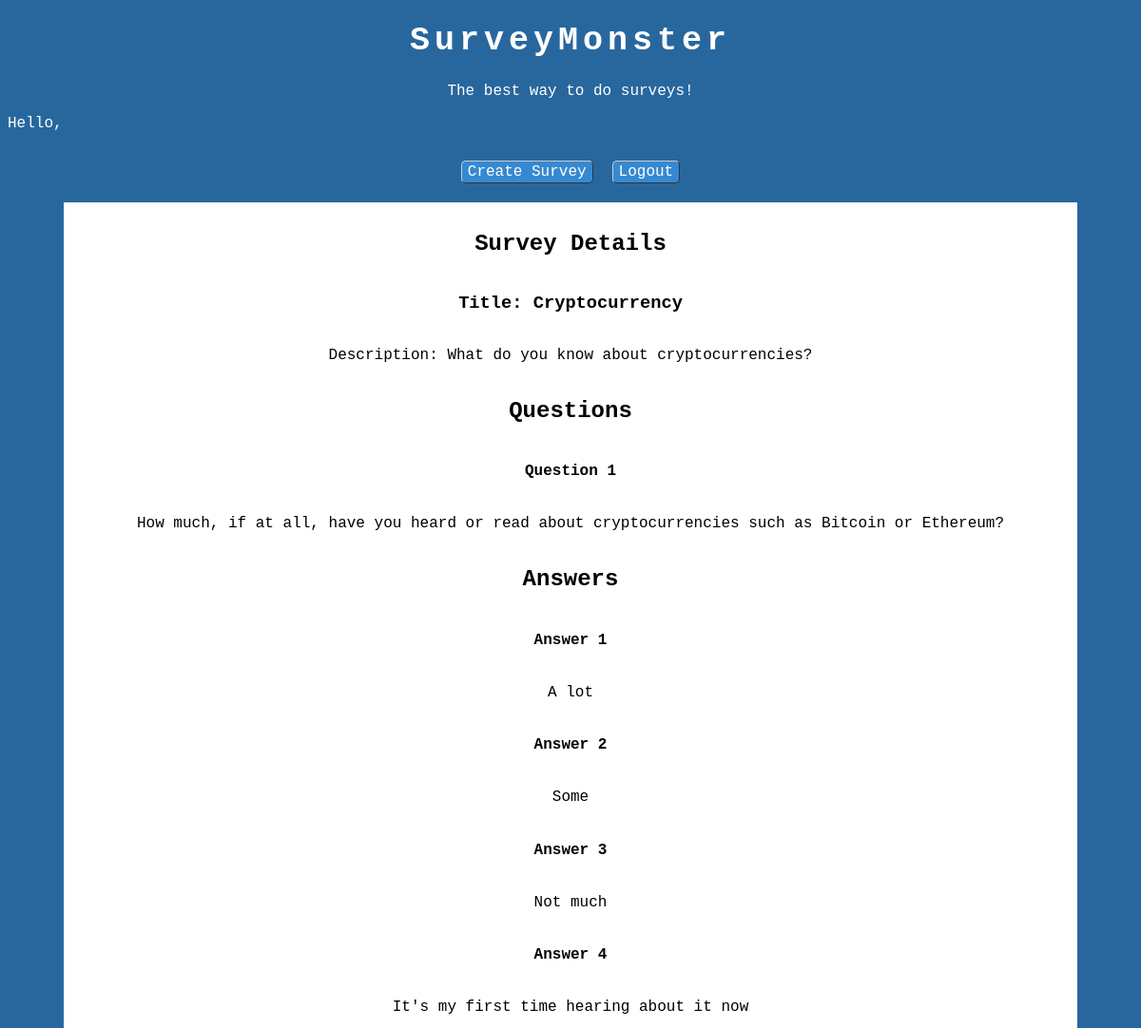
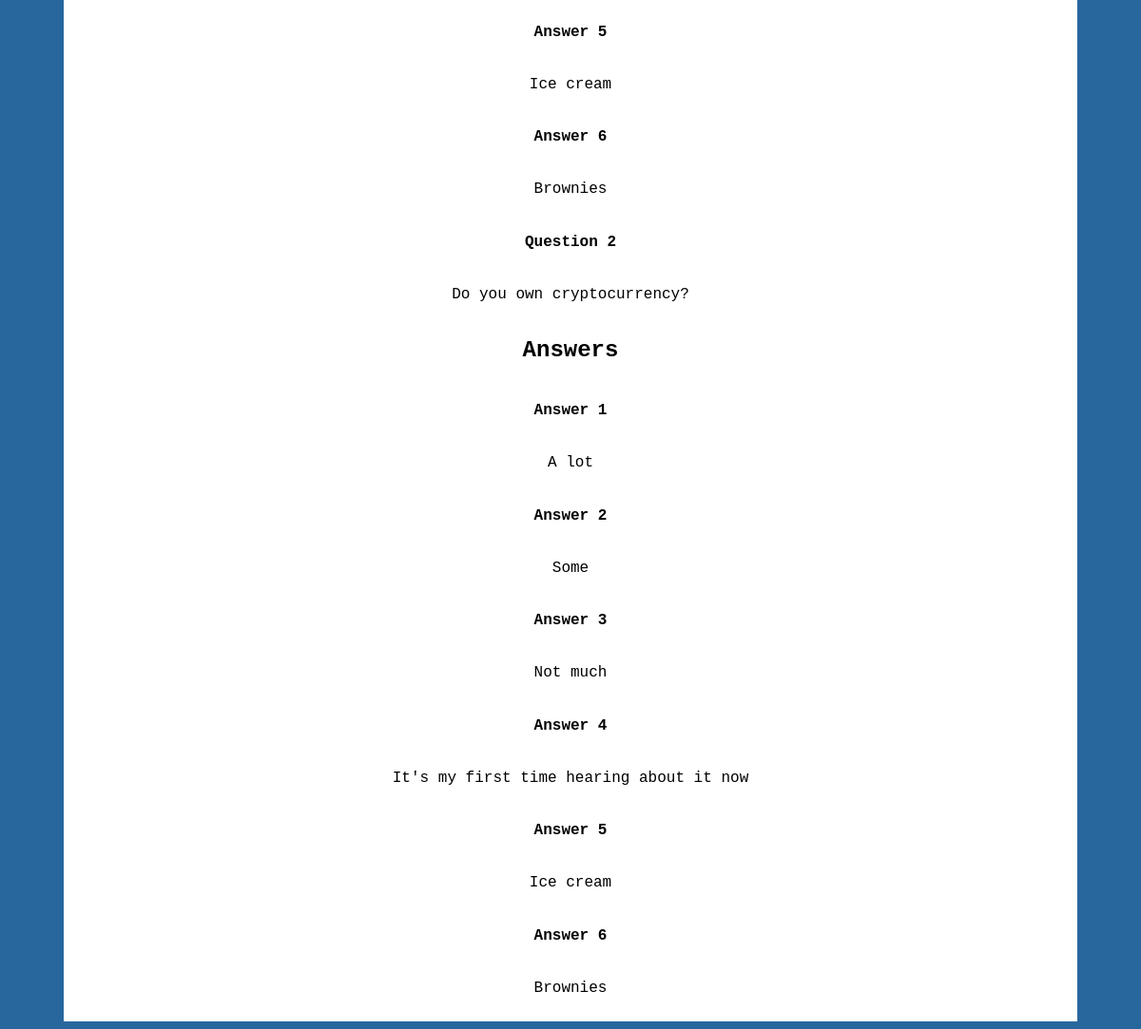
Page /viewSurvey.php?survey_id=1 on the committed database (2 pictures, top to bottom).
### tables this page shows
CREATE TABLE `entity_survey` (
  `survey_id` int(10) NOT NULL,
  `title` varchar(50) DEFAULT NULL,
  `is_active` tinyint(1) DEFAULT NULL,
  `numQuestions` int(7) DEFAULT NULL,
  `description` varchar(200) DEFAULT NULL,
  PRIMARY KEY (`survey_id`)
);

CREATE TABLE `x_survey_question_answer` (
  `x_survey_question_answer` int(7) NOT NULL,
  `survey_id` int(10) DEFAULT NULL,
  `question_id` int(10) DEFAULT NULL,
  `answer_id` int(10) DEFAULT NULL,
  PRIMARY KEY (`x_survey_question_answer`)
);

### viewSurvey.php (the view, shortened to what this page needs)
<?php
include 'connection-inc.php';
$surveyId = $_GET['survey_id'];
function getSurvey($conn, $surveyId) {
    $query = "SELECT * FROM entity_survey WHERE survey_id = '$surveyId'";
    $result = $conn->query($query);
    $survey = $result->fetch_assoc();
    return $survey;
}
function getQuestions($conn, $surveyId) {
    $query = "SELECT * FROM x_survey_question WHERE survey_id = '$surveyId'";
    $result = $conn->query($query);
    $questions = array();
    while ($row = $result->fetch_assoc()) {
        $questionId = $row['question_id'];
        $questionText = getQText($conn, $questionId);
        $row['question'] = $questionText;
        $questions[] = $row;
    }
    return $questions;
}
function getQText($conn, $questionId) {
    $query = "SELECT question FROM entity_question WHERE question_id = '$questionId'";
    $result = $conn->query($query);
    $question = $result->fetch_assoc();
    return $question['question'];
}
function getAnswers($conn, $surveyId) {
    $query = "SELECT * FROM x_survey_question_answer WHERE survey_id = '$surveyId'";
    $result = $conn->query($query);
    $answers = array();
    while ($row = $result->fetch_assoc()) {
        $answerId = $row['answer_id'];
        $answerText = getAnswerText($conn, $answerId);
        $row['option'] = $answerText;
        $answers[] = $row;
    }
    return $answers;
}
function getAnswerText($conn, $answerId) {
    $query = "SELECT option FROM entity_option WHERE option_id = '$answerId'";
    $result = $conn->query($query);
    $answer = $result->fetch_assoc();
    return $answer['option'];
}
$survey = getSurvey($conn, $surveyId);
$questions = getQuestions($conn, $surveyId);
$answers= getAnswers($conn, $surveyId);
?>
<!DOCTYPE html>
<html lang="en">
    <head>
        <link rel="stylesheet" href="styles.css">
    </head>
    <body>
        <h1 id="title">SurveyMonster</h1>
        <p id="motto">The best way to do surveys!</p>
        <?php
        echo 'Hello, ' . $_SESSION['user_name'];
        echo '<div class="container btn-container">
        <a class="buttons" href="newSurvey.php">Create Survey</a>
        <a class="buttons" href="logout.php">Logout</a>
    </div>';
        ?>
        <div class="surv-container">
            <h2>Survey Details</h2>
            <h3>Title: <?php echo $survey['title']; ?></h3>
            <p>Description: <?php echo $survey['description']; ?></p>
            <h2>Questions</h2>
            <?php foreach ($questions as $question): ?>
                <h4>Question <?php echo $question['question_id']; ?></h4>
                <p><?php echo $question['question']; ?></p>
                <h2>Answers</h2>
                <?php foreach ($answers as $answer): ?>
                    <h4>Answer <?php echo $answer['answer_id']; ?></h4>
                    <p><?php echo $answer['option']; ?></p>
                <?php endforeach; ?>
            <?php endforeach; ?>
        </div>
    </body>
</html>

### styles.css (style rules this page uses)
* { box-sizing: border-box; }
body { color: white; }
#motto { text-align: center; }
body { background-color: #28679E; font-family: Courier, sans-serif; }
.container { text-align: center; color: black; margin: 0 auto; }
#title { text-align: center; font-size: 35px; letter-spacing: 5px; }
a { color: #3589D2; text-decoration: none; }
.btn-container { width: 100%; margin-top: 20px; display: flex; justify-content: center; }
.surv-container { color: black; margin: 0 auto; width: 90%; margin-top: 10px; padding: 10px; background-color: white; overflow-x: auto; display: flex; flex-direction: column; align-items: center; }
.buttons { text-decoration: none; background-color: #3589D2; color: white; border-radius: 5px; margin: 10px; padding: 2px 6px 2px 6px; border-top: 1px solid #CCCCCC; border-right: 1px solid #333333; border-bottom: 1px solid #333333; border-left: 1px solid #CCCCCC; }

### rows in the picture
entity_survey: title "Cryptocurrency", description "What do you know about cryptocurrencies?"
x_survey_question_answer: answer "3", option "Not much"
x_survey_question_answer: answer "4", option "It's my first time hearing about it now"
x_survey_question_answer: answer "5", option "Ice cream"
x_survey_question_answer: answer "6", option "Brownies"

### other values in the picture
$question['question_id'] "1"
$question['question'] "How much, if at all, have you heard or read about cryptocurrencies such as Bitcoin or Ethereum?"
$answer['answer_id'] "1"
$answer['option'] "A lot"
$answer['answer_id'] "2"
$answer['option'] "Some"
$question['question_id'] "2"
$question['question'] "Do you own cryptocurrency?"
